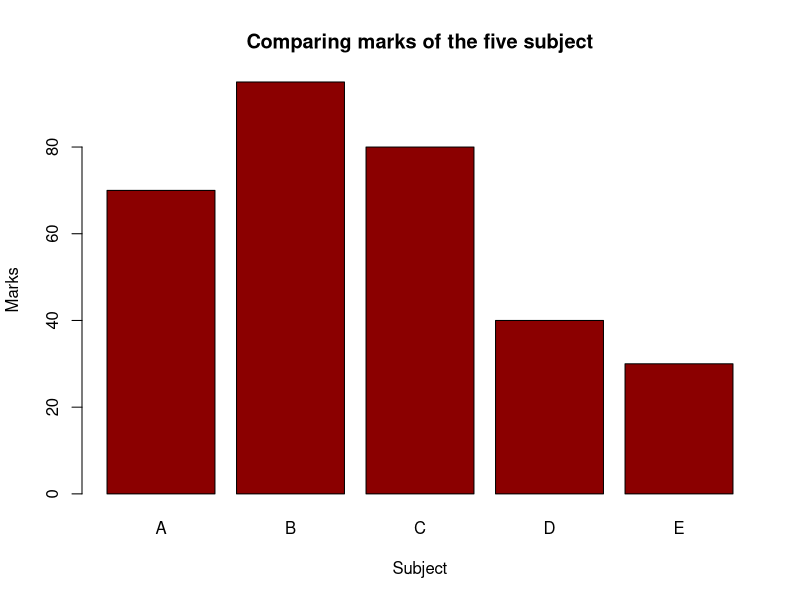

R code for this plot:
marks=c(70,95,80,40,30)
barplot(marks,main = "Comparing marks of the five subject",xlab="Subject",ylab="Marks",names.arg=c("A","B","C","D","E"),col="darkred",horiz=FALSE)
